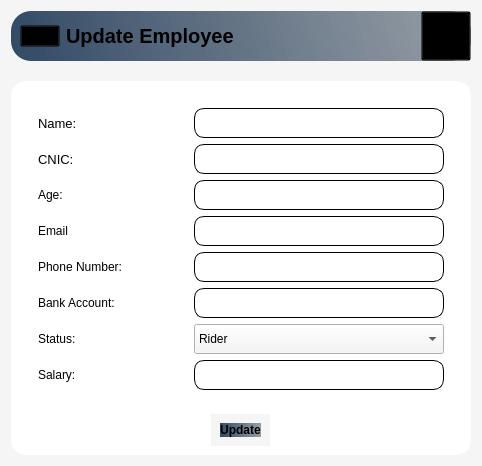
      <widget class="QWidget" name="UpdateEmployee_Page_2">
       <property name="styleSheet">
        <string notr="true">*{
background-color:#f5f5f5;
}
#HeaderFrame_9{
background-color:qlineargradient(spread:pad,x1:0,y1:0.505682,x2:1,y2:0.477,stop:0 rgba(20,47,78,219),stop:1 rgba(85,98,112,150));
 border-radius: 20px;
}
QFrame,QPushButton{
background:transparent;
}
QLineEdit{
background-color:#fff;
 border-radius: 10px;
 border: 1px solid #000000
}
#btn_Update{
background-color:qlineargradient(spread:pad,x1:0,y1:0.505682,x2:1,y2:0.477,stop:0 rgba(20,47,78,219),stop:1 rgba(85,98,112,150));
 border-radius: 10px;
}
#widget_77{
background-color:#fff;
 border-radius: 15px;
}</string>
       </property>
       <layout class="QVBoxLayout" name="verticalLayout_71">
        <item alignment="Qt::AlignTop">
         <widget class="QWidget" name="widget_72" native="true">
          <layout class="QVBoxLayout" name="verticalLayout_72">
           <property name="spacing">
            <number>20</number>
           </property>
           <property name="leftMargin">
            <number>0</number>
           </property>
           <property name="topMargin">
            <number>0</number>
           </property>
           <property name="rightMargin">
            <number>0</number>
           </property>
           <property name="bottomMargin">
            <number>0</number>
           </property>
           <item alignment="Qt::AlignTop">
            <widget class="QWidget" name="HeaderFrame_9" native="true">
             <layout class="QHBoxLayout" name="horizontalLayout_52">
              <property name="spacing">
               <number>0</number>
              </property>
              <property name="leftMargin">
               <number>0</number>
              </property>
              <property name="topMargin">
               <number>0</number>
              </property>
              <property name="rightMargin">
               <number>0</number>
              </property>
              <property name="bottomMargin">
               <number>0</number>
              </property>
              <item alignment="Qt::AlignLeft">
               <widget class="QFrame" name="frame_35">
                <layout class="QHBoxLayout" name="horizontalLayout_85">
                 <property name="topMargin">
                  <number>0</number>
                 </property>
                 <property name="bottomMargin">
                  <number>0</number>
                 </property>
                 <item>
                  <widget class="QPushButton" name="menuBtn_10">
                   <property name="text">
                    <string/>
                   </property>
                   <property name="icon">
                    <iconset resource="Resource.qrc">
                     <normaloff>:/Black Icons/Graphics/featherBlack/menu.svg</normaloff>:/Black Icons/Graphics/featherBlack/menu.svg</iconset>
                   </property>
                   <property name="iconSize">
                    <size>
                     <width>24</width>
                     <height>24</height>
                    </size>
                   </property>
                  </widget>
                 </item>
                 <item alignment="Qt::AlignLeft">
                  <widget class="QLabel" name="appHeader_10">
                   <property name="font">
                    <font>
                     <pointsize>15</pointsize>
                     <weight>75</weight>
                     <bold>true</bold>
                    </font>
                   </property>
                   <property name="text">
                    <string>Update Employee</string>
                   </property>
                  </widget>
                 </item>
                </layout>
               </widget>
              </item>
              <item>
               <widget class="QFrame" name="frame_36">
                <layout class="QHBoxLayout" name="horizontalLayout_86">
                 <property name="spacing">
                  <number>0</number>
                 </property>
                 <property name="leftMargin">
                  <number>0</number>
                 </property>
                 <property name="topMargin">
                  <number>0</number>
                 </property>
                 <property name="rightMargin">
                  <number>0</number>
                 </property>
                 <property name="bottomMargin">
                  <number>0</number>
                 </property>
                 <item alignment="Qt::AlignRight">
                  <widget class="QPushButton" name="accountBtn_10">
                   <property name="minimumSize">
                    <size>
                     <width>50</width>
                     <height>50</height>
                    </size>
                   </property>
                   <property name="text">
                    <string/>
                   </property>
                   <property name="icon">
                    <iconset resource="Resource.qrc">
                     <normaloff>:/Black Icons/Graphics/featherBlack/user.svg</normaloff>:/Black Icons/Graphics/featherBlack/user.svg</iconset>
                   </property>
                   <property name="iconSize">
                    <size>
                     <width>32</width>
                     <height>32</height>
                    </size>
                   </property>
                  </widget>
                 </item>
                </layout>
               </widget>
              </item>
             </layout>
            </widget>
           </item>
           <item alignment="Qt::AlignHCenter">
            <widget class="QWidget" name="widget_77" native="true">
             <layout class="QVBoxLayout" name="verticalLayout_75">
              <property name="topMargin">
               <number>9</number>
              </property>
              <item>
               <widget class="QFrame" name="frame_73">
                <layout class="QHBoxLayout" name="horizontalLayout_87">
                 <item>
                  <widget class="QFrame" name="frame_76">
                   <property name="minimumSize">
                    <size>
                     <width>150</width>
                     <height>0</height>
                    </size>
                   </property>
                   <layout class="QVBoxLayout" name="verticalLayout_73">
                    <item alignment="Qt::AlignLeft">
                     <widget class="QLabel" name="label_55">
                      <property name="font">
                       <font>
                        <pointsize>10</pointsize>
                        <weight>50</weight>
                        <bold>false</bold>
                       </font>
                      </property>
                      <property name="text">
                       <string>Name:</string>
                      </property>
                     </widget>
                    </item>
                    <item>
                     <widget class="QLabel" name="label_62">
                      <property name="font">
                       <font>
                        <pointsize>10</pointsize>
                       </font>
                      </property>
                      <property name="text">
                       <string>CNIC:</string>
                      </property>
                     </widget>
                    </item>
                    <item>
                     <widget class="QLabel" name="label_61">
                      <property name="text">
                       <string>Age:</string>
                      </property>
                     </widget>
                    </item>
                    <item>
                     <widget class="QLabel" name="label_56">
                      <property name="text">
                       <string>Email</string>
                      </property>
                     </widget>
                    </item>
                    <item>
                     <widget class="QLabel" name="label_57">
                      <property name="text">
                       <string>Phone Number:</string>
                      </property>
                     </widget>
                    </item>
                    <item>
                     <widget class="QLabel" name="label_60">
                      <property name="text">
                       <string>Bank Account:</string>
                      </property>
                     </widget>
                    </item>
                    <item>
                     <widget class="QLabel" name="label_58">
                      <property name="text">
                       <string>Status:</string>
                      </property>
                     </widget>
                    </item>
                    <item>
                     <widget class="QLabel" name="label_59">
                      <property name="text">
                       <string>Salary:</string>
                      </property>
                     </widget>
                    </item>
                   </layout>
                  </widget>
                 </item>
                 <item>
                  <widget class="QFrame" name="frame_75">
                   <layout class="QVBoxLayout" name="verticalLayout_74">
                    <item>
                     <widget class="QLineEdit" name="txt_Name_2">
                      <property name="minimumSize">
                       <size>
                        <width>250</width>
                        <height>30</height>
                       </size>
                      </property>
                     </widget>
                    </item>
                    <item>
                     <widget class="QLineEdit" name="txt_CNIC">
                      <property name="minimumSize">
                       <size>
                        <width>0</width>
                        <height>30</height>
                       </size>
                      </property>
                     </widget>
                    </item>
                    <item>
                     <widget class="QLineEdit" name="txt_Age_2">
                      <property name="minimumSize">
                       <size>
                        <width>0</width>
                        <height>30</height>
                       </size>
                      </property>
                     </widget>
                    </item>
                    <item>
                     <widget class="QLineEdit" name="txt_Email_2">
                      <property name="minimumSize">
                       <size>
                        <width>0</width>
                        <height>30</height>
                       </size>
                      </property>
                     </widget>
                    </item>
                    <item>
                     <widget class="QLineEdit" name="txt_PhonoNumber">
                      <property name="minimumSize">
                       <size>
                        <width>0</width>
                        <height>30</height>
                       </size>
                      </property>
                     </widget>
                    </item>
                    <item>
                     <widget class="QLineEdit" name="txt_BankAccount_2">
                      <property name="minimumSize">
                       <size>
                        <width>0</width>
                        <height>30</height>
                       </size>
                      </property>
                     </widget>
                    </item>
                    <item>
                     <widget class="QComboBox" name="cmb_Status">
                      <property name="minimumSize">
                       <size>
                        <width>0</width>
                        <height>30</height>
                       </size>
                      </property>
                      <item>
                       <property name="text">
                        <string>Rider</string>
                       </property>
                      </item>
                      <item>
                       <property name="text">
                        <string>Sales Agent</string>
                       </property>
                      </item>
                      <item>
                       <property name="text">
                        <string>Inventory Supervisor</string>
                       </property>
                      </item>
                     </widget>
                    </item>
                    <item>
                     <widget class="QLineEdit" name="lineEdit_7">
                      <property name="minimumSize">
                       <size>
                        <width>0</width>
                        <height>30</height>
                       </size>
                      </property>
                     </widget>
                    </item>
                   </layout>
                  </widget>
                 </item>
                </layout>
               </widget>
              </item>
              <item alignment="Qt::AlignHCenter">
               <widget class="QWidget" name="widget_74" native="true">
                <layout class="QHBoxLayout" name="horizontalLayout_88">
                 <item>
                  <widget class="QPushButton" name="btn_Update">
                   <property name="font">
                    <font>
                     <weight>75</weight>
                     <bold>true</bold>
                    </font>
                   </property>
                   <property name="text">
                    <string>Update</string>
                   </property>
                   <property name="icon">
                    <iconset resource="Resource.qrc">
                     <normaloff>:/White Icons/Graphics/featherBlack/employee.png</normaloff>:/White Icons/Graphics/featherBlack/employee.png</iconset>
                   </property>
                   <property name="iconSize">
                    <size>
                     <width>20</width>
                     <height>20</height>
                    </size>
                   </property>
                  </widget>
                 </item>
                </layout>
               </widget>
              </item>
             </layout>
            </widget>
           </item>
          </layout>
         </widget>
        </item>
       </layout>
      </widget>
